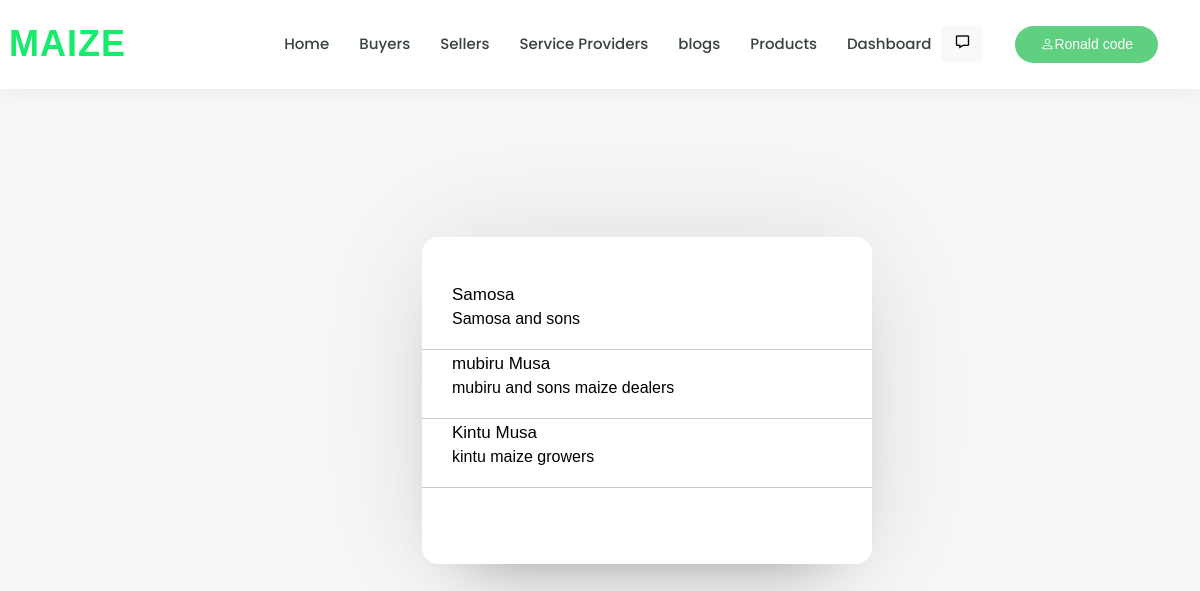
The page /messages.php (signed in) on the database its author committed.
### tables this page shows
CREATE TABLE `users` (
  `id` int(11) NOT NULL,
  `name` varchar(500) DEFAULT NULL,
  `email` varchar(100) DEFAULT NULL,
  `password` varchar(500) DEFAULT NULL,
  `role` varchar(100) DEFAULT 'buyer',
  `image` varchar(200) DEFAULT NULL,
  `company` varchar(200) DEFAULT NULL,
  `description` varchar(1000) DEFAULT NULL,
  `logo` varchar(100) DEFAULT NULL,
  `motto` varchar(1000) DEFAULT NULL,
  `website` varchar(1000) DEFAULT NULL,
  `contact` int(11) DEFAULT NULL,
  `location` varchar(1000) DEFAULT NULL,
  `dateAdded` datetime DEFAULT current_timestamp(),
  `admin` tinyint(1) DEFAULT 0
);

### messages.php (the view, shortened to what this page needs)
<?php include './header.php'?>
<?php
include './dbinit.php';
$id=$_SESSION['id'];
$sql="SELECT * FROM messages WHERE receiver=$id";
$results =mysqli_query($conn,$sql);
$messages=mysqli_fetch_all($results,MYSQLI_ASSOC);
$arr=array();
foreach ($messages as $message) {
	array_push($arr,$message['sender']);
}
$senders=array_unique($arr);
?>
<?php
function getUser( $userId){
	include './dbinit.php';
	$sql="SELECT * FROM users WHERE id=$userId";
	$results =mysqli_query($conn,$sql);
	$users=mysqli_fetch_all($results,MYSQLI_ASSOC);
	return ($users[0]);
}
?>
<!DOCTYPE html>
<html>
<head>
	<link href="assets/vendor/bootstrap/css/bootstrap.min.css" rel="stylesheet">
	<link href="assets/vendor/bootstrap-icons/bootstrap-icons.css" rel="stylesheet">
  	<link href="assets/vendor/boxicons/css/boxicons.min.css" rel="stylesheet">
  	<link href="assets/vendor/remixicon/remixicon.css" rel="stylesheet">
	<link rel="stylesheet" type="text/css" href="css/style.css">
</head>
<body>
	<div class="container">
		<div class="row">
			 <div class="col-xxl-4 col-lg-4 col-md-4">
			</div>
			 <div class="col-xxl-4 col-lg-4 col-md-4 col-xxs-12">
		<div class="wrapper1">
		<section class="chat-area">
			<?php foreach ($senders as $sender) { ?>
				<a href="chat.php?id=<?php echo $sender  ?>" style="text-decoration: none; color: black;">
				<header style="position:relative; height: 20px; ">
				<div class="details" style="position:relative;" >
					<span> <?php echo getUser($sender)['name'] ?> </span>
					<p><?php echo getUser($sender)['company'] ?></p>
				</div>
			</header>
		</a>
		<hr>
			<?php } ?>
		</section>
		</div>
	</div>
	<div class="col-xxl-4 col-lg-4 col-md-4 ">
	</div>
		</div>
	</div>
</body>
</html>

### assets/css/style.css (style rules this page uses)
body { font-family: "Open Sans", sans-serif; color: #444444; }
a { color: #5fcf80; text-decoration: none; }
section { padding: 60px 0; overflow: hidden; }

### css/style.css (style rules this page uses)
* { margin: 0; padding: 0; box-sizing: border-box; text-decoration: none; font-family: "Popinis", sans-serif; }
body { display: flex; align-items: center; justify-content: center; min-height: 100vh; background: #f7f7f7; }
.wrapper1 { background: #fff; width: 450px; border-radius: 16px; box-shadow: 0 0 128px 0 rgba(0, 0, 0, 0.1), 0 32px 64px -48px rgba(0, 0, 0, 0.5); }
.chat-area header { display: flex; align-items: center; padding: 18px 30px; }
.chat-area header span { font-size: 17px; font-weight: 500; }

### rows shown on the page
users: name "Samosa", company "Samosa and sons"
users: name "mubiru Musa", company "mubiru and sons maize dealers"
users: name "Kintu Musa", company "kintu maize growers"

### other values the page prints
$language['home'] "Home"
$language['buyers'] "Buyers"
$language['sellers'] "Sellers"
$language['services'] "Service Providers"
$language['blogs'] "blogs"
$language['products'] "Products"
$_SESSION['userName'] "Ronald code"
